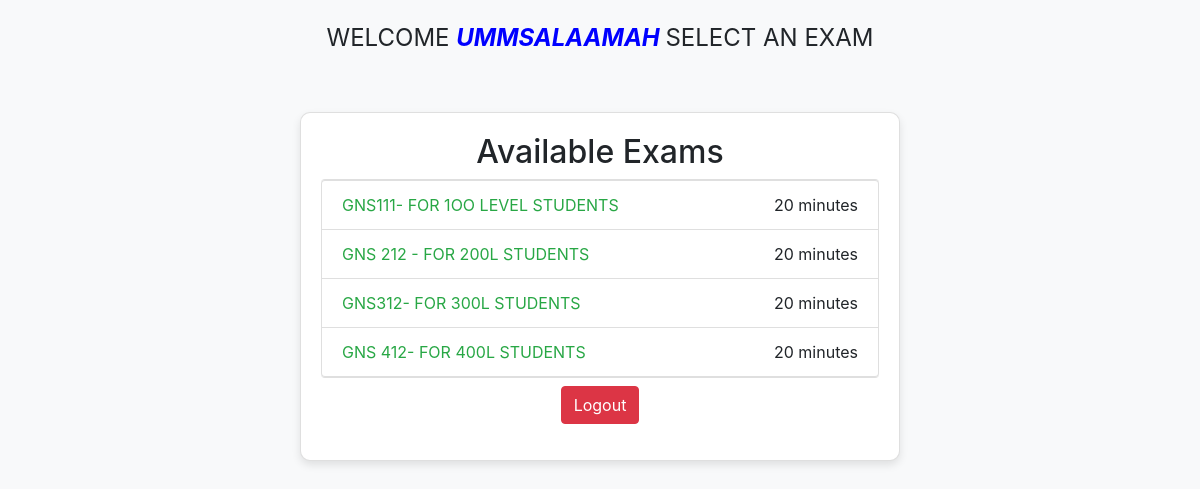
Page /exams/exam_list (signed in) on the earlier database version.
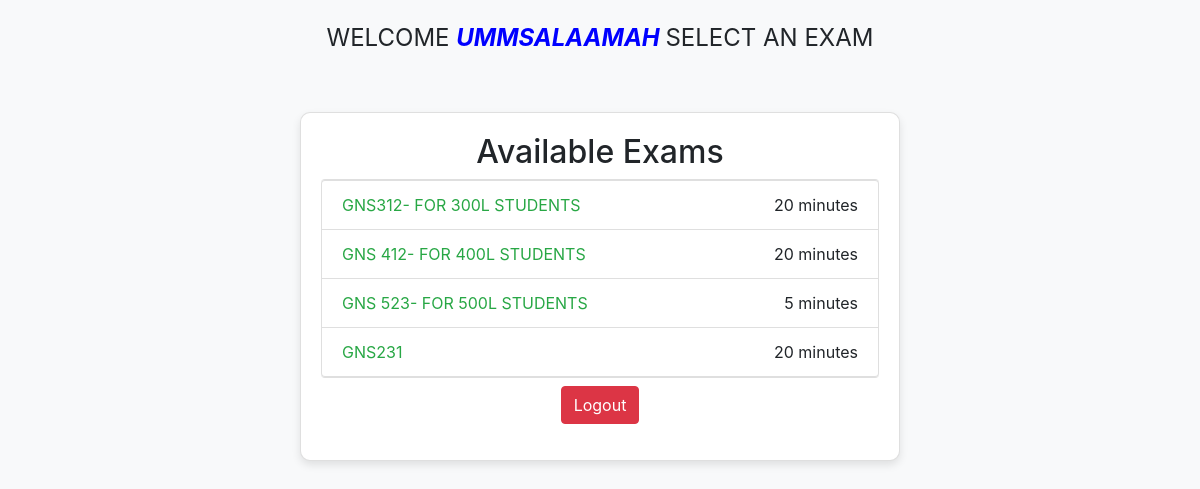
Same page on the later database version.
### exams/models.py (models this page shows, shortened)
class Exam(models.Model):
    title = models.CharField(max_length=200)
    duration = models.IntegerField()  # duration in minutes

### exams/views.py (the view)
# urls.py: path('exam_list', views.exam_list, name='exam_list'),
@login_required
def exam_list(request):
    user = request.user
    all_exams = Exam.objects.all()
    taken_exams = ExamResult.objects.filter(user=user).values_list('exam_id', flat=True)
    available_exams = all_exams.exclude(id__in=taken_exams)
    return render(request, 'exams/exam_list.html', {'exams': available_exams})

### exams/templates/exams/exam_list.html (shortened to what this page needs)
<!DOCTYPE html>
<html lang="en">
<head>
    <link href="https://stackpath.bootstrapcdn.com/bootstrap/4.5.2/css/bootstrap.min.css" rel="stylesheet">
</head>
<body>
    <div style="padding: 20px; text-transform: uppercase; text-align: center;">
        <p style="font-size: 24px;">
            Welcome
            <span style="font-style: italic; color: blue; font-weight: bold;">
                {{ user.username }}
            </span>
            select an exam
        </p>
    </div>
    <div class="container">
        <div class="card">
            <h2 class="text-center">Available Exams</h2>
            <ul class="list-group">
                {% for exam in exams %}
                    <li class="list-group-item d-flex justify-content-between align-items-center">
                        <a href="{% url 'take_exam' exam.id %}" class="link-custom">{{ exam.title }}</a>
                        <span>{{ exam.duration }} minutes</span>
                    </li>
                {% empty %}
                    <li class="list-group-item text-center">No available exams</li>
                {% endfor %}
            </ul>
            <p class="text-center"><a href="{% url 'logout' %}" class="btn btn-danger mt-2">Logout</a></p>
        </div>
    </div>
</body>
</html>

### exams/templates/exams/exam_list.html (style rules this page uses)
body { background-color: #f8f9fa; }
.card { margin: 20px auto; padding: 20px; max-width: 600px; border-radius: 10px; box-shadow: 0 4px 8px rgba(0, 0, 0, 0.1); }
.link-custom { color: #28a745; }

Differences in the rows shown:
no longer on this page (row edited): Exam: title "GNS111- FOR 1OO LEVEL STUDENTS", duration "20"
no longer on this page (row unchanged): Exam: title "GNS 212 - FOR 200L STUDENTS", duration "20"
added Exam: title "GNS 523- FOR 500L STUDENTS", duration "5"
added Exam: title "GNS231", duration "20"
